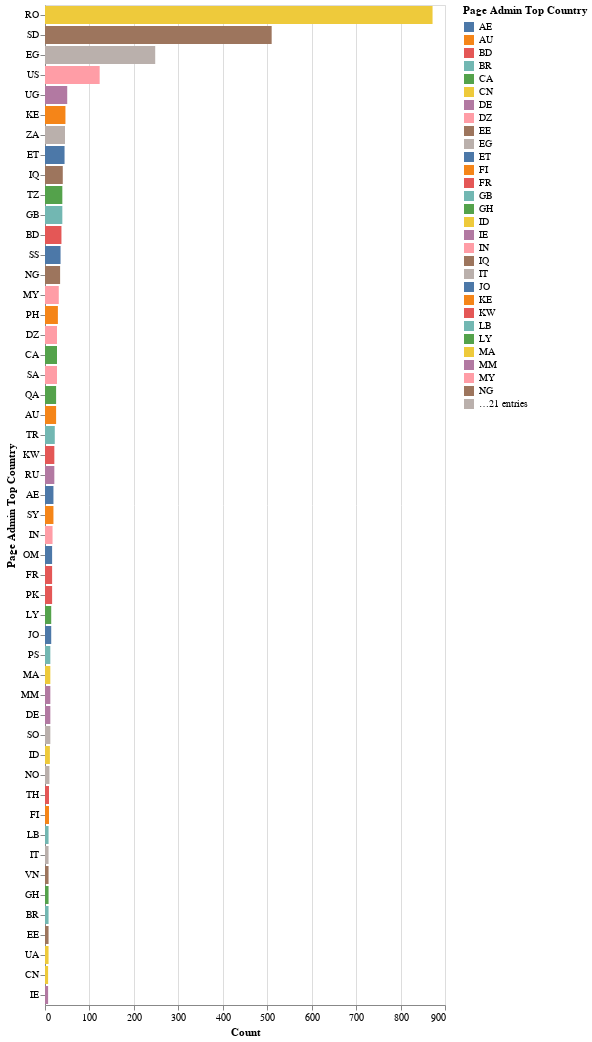

This figure's notebook cell:
### Markdown cell above
#### Visualising where majority of the pages posting are administered from uding 'Page Admin Top Country'

### Code cell
data_Ls=data.pivot_table(values=['Count'], index='Page Admin Top Country', aggfunc=np.sum).reset_index().sort_values('Count', ascending=False).head(50)
alt.Chart(data_Ls).mark_bar().encode(x='Count', y=alt.Y('Page Admin Top Country:N', sort='-x'), color='Page Admin Top Country', tooltip=['Page Admin Top Country']).interactive()

### Figure 1 — Vega-Lite specification as saved in the notebook (floating-point values rounded to 4 significant figures)
{"config": {"view": {"continuousWidth": 400, "continuousHeight": 300}}, "data": {"name": "data-b5c6889455ffd7998b776c3c31d200c1"}, "mark": "bar", "encoding": {"color": {"type": "nominal", "field": "Page Admin Top Country"}, "tooltip": [{"type": "nominal", "field": "Page Admin Top Country"}], "x": {"type": "quantitative", "field": "Count"}, "y": {"type": "nominal", "field": "Page Admin Top Country", "sort": "-x"}}, "selection": {"selector002": {"type": "interval", "bind": "scales", "encodings": ["x", "y"]}}, "$schema": "https://vega.github.io/schema/vega-lite/v4.8.1.json", "datasets": {"data-b5c6889455ffd7998b776c3c31d200c1": [{"Page Admin Top Country": "RO", "Count": 872.0}, {"Page Admin Top Country": "SD", "Count": 510.0}, {"Page Admin Top Country": "EG", "Count": 248.0}, {"Page Admin Top Country": "US", "Count": 123.0}, {"Page Admin Top Country": "UG", "Count": 50.0}, {"Page Admin Top Country": "KE", "Count": 46.0}, {"Page Admin Top Country": "ZA", "Count": 45.0}, {"Page Admin Top Country": "ET", "Count": 44.0}, {"Page Admin Top Country": "IQ", "Count": 40.0}, {"Page Admin Top Country": "TZ", "Count": 39.0}, {"Page Admin Top Country": "GB", "Count": 39.0}, {"Page Admin Top Country": "BD", "Count": 37.0}, {"Page Admin Top Country": "SS", "Count": 35.0}, {"Page Admin Top Country": "NG", "Count": 34.0}, {"Page Admin Top Country": "MY", "Count": 31.0}, {"Page Admin Top Country": "PH", "Count": 29.0}, {"Page Admin Top Country": "DZ", "Count": 27.0}, {"Page Admin Top Country": "CA", "Count": 27.0}, {"Page Admin Top Country": "SA", "Count": 27.0}, {"Page Admin Top Country": "QA", "Count": 25.0}, {"Page Admin Top Country": "AU", "Count": 25.0}, {"Page Admin Top Country": "TR", "Count": 22.0}, {"Page Admin Top Country": "KW", "Count": 21.0}, {"Page Admin Top Country": "RU", "Count": 21.0}, {"Page Admin Top Country": "AE", "Count": 19.0}, {"Page Admin Top Country": "SY", "Count": 19.0}, {"Page Admin Top Country": "IN", "Count": 17.0}, {"Page Admin Top Country": "OM", "Count": 16.0}, {"Page Admin Top Country": "FR", "Count": 16.0}, {"Page Admin Top Country": "PK", "Count": 16.0}, {"Page Admin Top Country": "LY", "Count": 14.0}, {"Page Admin Top Country": "JO", "Count": 14.0}, {"Page Admin Top Country": "PS", "Count": 12.0}, {"Page Admin Top Country": "MA", "Count": 12.0}, {"Page Admin Top Country": "MM", "Count": 12.0}, {"Page Admin Top Country": "DE", "Count": 12.0}, {"Page Admin Top Country": "SO", "Count": 12.0}, {"Page Admin Top Country": "ID", "Count": 11.0}, {"Page Admin Top Country": "NO", "Count": 10.0}, {"Page Admin Top Country": "TH", "Count": 9.0}, {"Page Admin Top Country": "FI", "Count": 9.0}, {"Page Admin Top Country": "LB", "Count": 8.0}, {"Page Admin Top Country": "IT", "Count": 8.0}, {"Page Admin Top Country": "VN", "Count": 8.0}, {"Page Admin Top Country": "GH", "Count": 8.0}, {"Page Admin Top Country": "BR", "Count": 8.0}, {"Page Admin Top Country": "EE", "Count": 8.0}, {"Page Admin Top Country": "UA", "Count": 8.0}, {"Page Admin Top Country": "CN", "Count": 7.0}, {"Page Admin Top Country": "IE", "Count": 7.0}]}}
